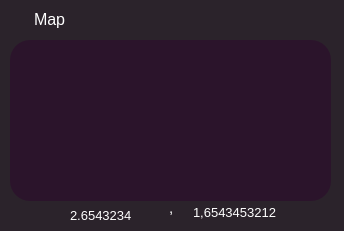
   <widget class="QWidget" name="widget_8" native="true">
    <property name="geometry">
     <rect>
      <x>30</x>
      <y>420</y>
      <width>344</width>
      <height>231</height>
     </rect>
    </property>
    <property name="styleSheet">
     <string notr="true">border-color: rgb(255, 200, 255);
border-color: rgb(255, 255, 255);
border-radius: 20px;
padding: 10px;
padding-top: 15px;
background-color:rgb(43, 35, 43);</string>
    </property>
    <widget class="QWidget" name="widget_9" native="true">
     <property name="geometry">
      <rect>
       <x>10</x>
       <y>40</y>
       <width>321</width>
       <height>161</height>
      </rect>
     </property>
     <property name="styleSheet">
      <string notr="true">border-color: rgb(255, 255, 255);
image: url(:/newPrefix/image1-copy.jpg);
border-color: rgb(255, 255, 255);
border-radius: 20px;
padding: 10px;
padding-top: 15px;
background-color:rgb(43, 20, 43);</string>
     </property>
    </widget>
    <widget class="QLabel" name="label_21">
     <property name="geometry">
      <rect>
       <x>20</x>
       <y>-10</y>
       <width>91</width>
       <height>51</height>
      </rect>
     </property>
     <property name="styleSheet">
      <string notr="true">font-family: 'Courier New';
font-style: normal;
font-weight: 400;
font-size: 16px;
line-height: 18px;
color: #F6F7FA;
border-color: rgb(255, 255, 255);
border-color: rgb(255, 255, 255);
border-radius: 30px;
padding-bottom: 5px;
padding-top: 15px;
margin-bottom: 2px;
</string>
     </property>
     <property name="text">
      <string>&lt;html&gt;&lt;head/&gt;&lt;body&gt;&lt;p&gt;&lt;span style=&quot; color:#ffffff;&quot;&gt;Map&lt;/span&gt;&lt;/p&gt;&lt;/body&gt;&lt;/html&gt;</string>
     </property>
    </widget>
    <widget class="QLabel" name="label_103">
     <property name="geometry">
      <rect>
       <x>70</x>
       <y>180</y>
       <width>91</width>
       <height>71</height>
      </rect>
     </property>
     <property name="styleSheet">
      <string notr="true">border-radius:0px;
padding: 0px;
padding-top: 0px;
background-color:rgb(43, 35, 43);</string>
     </property>
     <property name="text">
      <string>&lt;html&gt;&lt;head/&gt;&lt;body&gt;&lt;p&gt;&lt;span style=&quot; font-size:10pt; color:#ffffff;&quot;&gt;2.6543234&lt;/span&gt;&lt;/p&gt;&lt;/body&gt;&lt;/html&gt;</string>
     </property>
    </widget>
    <widget class="QLabel" name="label_104">
     <property name="geometry">
      <rect>
       <x>156</x>
       <y>180</y>
       <width>41</width>
       <height>51</height>
      </rect>
     </property>
     <property name="text">
      <string>&lt;html&gt;&lt;head/&gt;&lt;body&gt;&lt;p&gt;&lt;span style=&quot; font-size:11pt; color:#ffffff;&quot;&gt;,&lt;/span&gt;&lt;/p&gt;&lt;/body&gt;&lt;/html&gt;</string>
     </property>
    </widget>
    <widget class="QLabel" name="label_105">
     <property name="geometry">
      <rect>
       <x>180</x>
       <y>170</y>
       <width>111</width>
       <height>81</height>
      </rect>
     </property>
     <property name="styleSheet">
      <string notr="true">margin-left:0px;</string>
     </property>
     <property name="text">
      <string>&lt;html&gt;&lt;head/&gt;&lt;body&gt;&lt;p&gt;&lt;span style=&quot; font-size:10pt; color:#ffffff;&quot;&gt;1,6543453212&lt;/span&gt;&lt;/p&gt;&lt;/body&gt;&lt;/html&gt;</string>
     </property>
    </widget>
    <zorder>label_21</zorder>
    <zorder>label_103</zorder>
    <zorder>label_104</zorder>
    <zorder>label_105</zorder>
    <zorder>widget_9</zorder>
   </widget>
